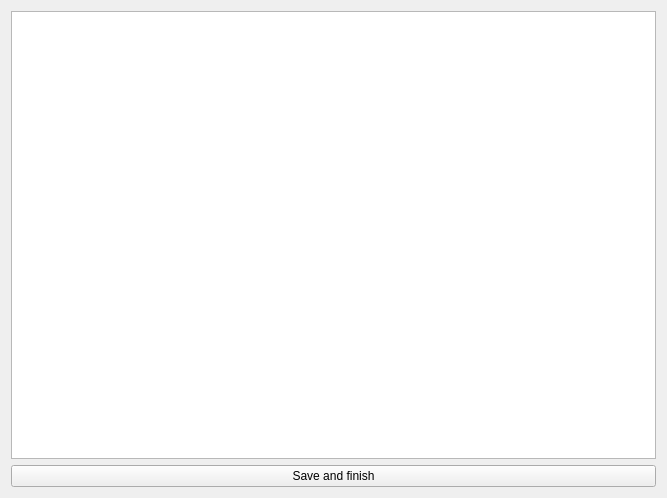
<?xml version="1.0" encoding="UTF-8"?>
<ui version="4.0">
 <class>ChangelogWidget</class>
 <widget class="QWidget" name="ChangelogWidget">
  <property name="geometry">
   <rect>
    <x>0</x>
    <y>0</y>
    <width>667</width>
    <height>498</height>
   </rect>
  </property>
  <property name="windowTitle">
   <string>Preview changelog</string>
  </property>
  <property name="windowIcon">
   <iconset resource="../mossball.qrc">
    <normaloff>:/res/icon.ico</normaloff>:/res/icon.ico</iconset>
  </property>
  <layout class="QVBoxLayout" name="verticalLayout">
   <item>
    <widget class="QPlainTextEdit" name="plainTextEdit"/>
   </item>
   <item>
    <widget class="QPushButton" name="pushButton">
     <property name="text">
      <string>Save and finish</string>
     </property>
    </widget>
   </item>
  </layout>
 </widget>
 <resources>
  <include location="../mossball.qrc"/>
 </resources>
 <connections/>
</ui>
